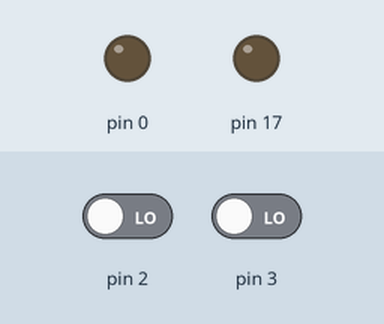
A sketch run on a simulated Arduino Uno, built with avr-gcc and run on an emulated ATmega328P. Shown: output pins drawn as LEDs (lit = HIGH). The inputs (shaded band) are chosen by the test bench; at power-on: pin 2 LOW, pin 3 LOW.

Above: at 0.8 s.
0.9 s: pin 2 driven HIGH
At 1.9 s:
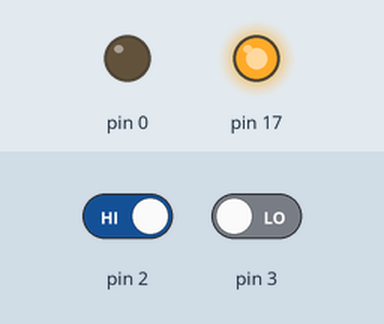
2.4 s: pin 2 driven LOW
At 3.0 s:
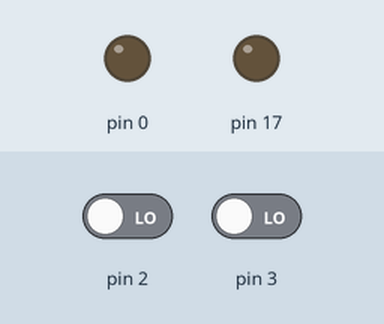
3.9 s: pin 3 driven HIGH
At 4.2 s:
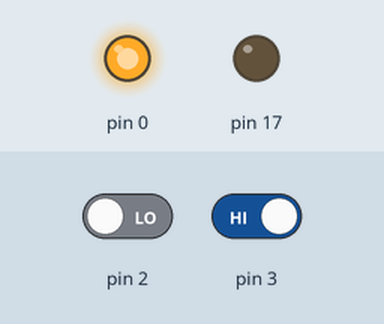
5.4 s: pin 3 driven LOW
At 6.5 s:
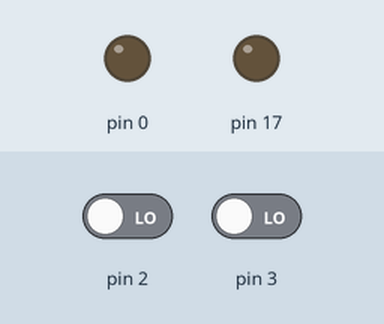
Timing chart, 0 to 7.9 s (numbered marks = the images above; inputs shaded):
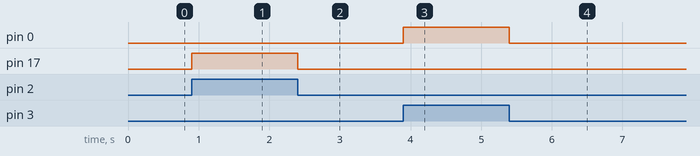

Measured:
- after the input at 0.9 s, pin 17: LOW → HIGH at once
- after the input at 2.4 s, pin 17: HIGH → LOW at once
- after the input at 3.9 s, pin 0: LOW → HIGH at once
- after the input at 5.4 s, pin 0: HIGH → LOW at once

The sketch:

led_blink_l5.ino
```cpp
int main(void)
{
  DDRD=0x01;
  DDRC=0x08;
  while(1)
  {
    if(PIND&0x04)
    {
    PORTD=0x00;
    PORTC=0x08;
  }
  else if(PIND&0x08)
  {
      PORTC=0x00;
    PORTD=0x01;

  }
  else
  {
    PORTD=0x00;
    PORTC=0x00;
  }
}
}
```
